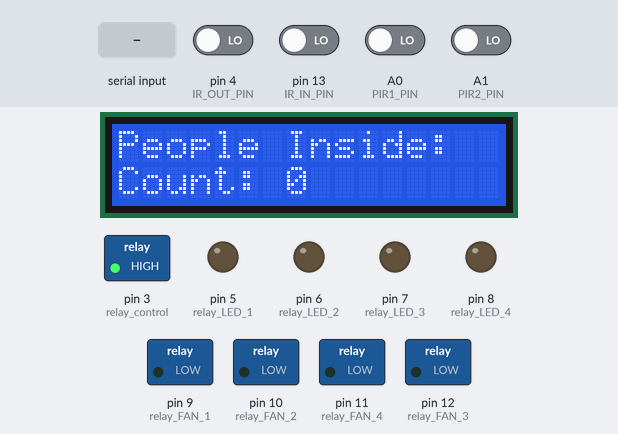
A sketch run on a simulated Arduino Uno, built with avr-gcc and run on an emulated ATmega328P. Parts: 16×2 character LCD, switched loads named in the sketch (green lamp = pin HIGH), output pins drawn as LEDs (lit = HIGH). Inputs (shaded band) come from the test bench; at power-on: A0 (PIR1_PIN), A1 (PIR2_PIN), pin 4 (IR_OUT_PIN), pin 13 (IR_IN_PIN) LOW. What the sketch prints to the serial monitor is not drawn.

Above: at 3.2 s.
3.3 s: pin 13 (IR_IN_PIN) driven HIGH
At 4.2 s:
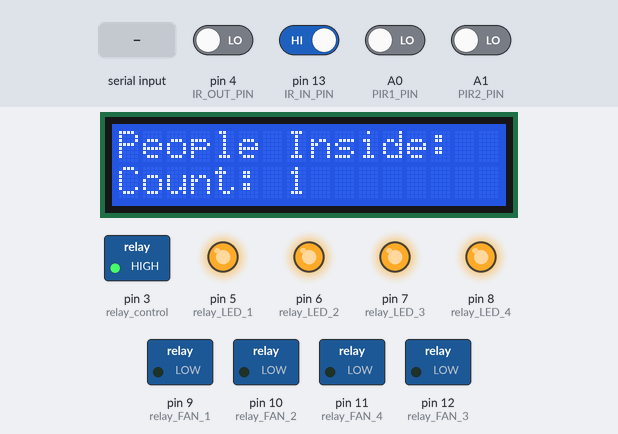
4.8 s: "a" received over Serial
At 5.5 s:
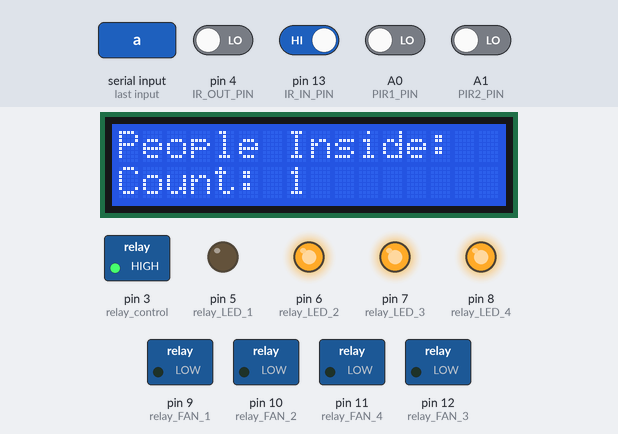
6.3 s: byte 100 (100) received over Serial
At 6.7 s:
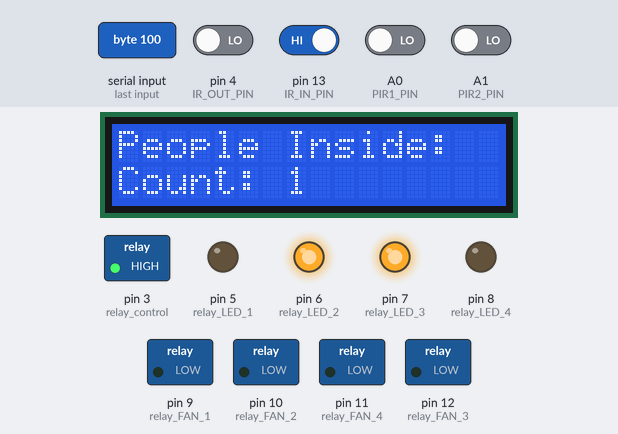
7.8 s: byte 69 (69) received over Serial
At 8.3 s:
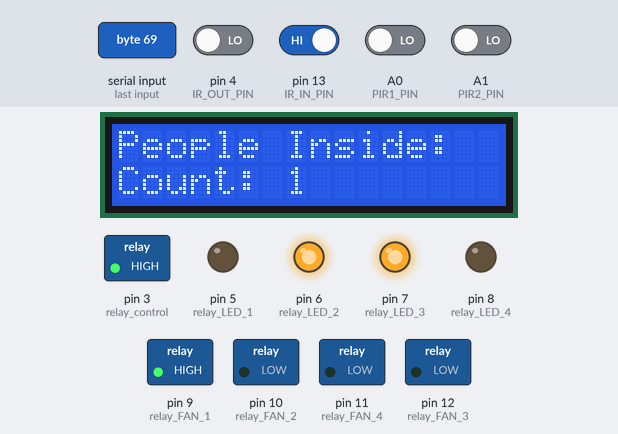
9.3 s: byte 68 (68) received over Serial
At 9.7 s:
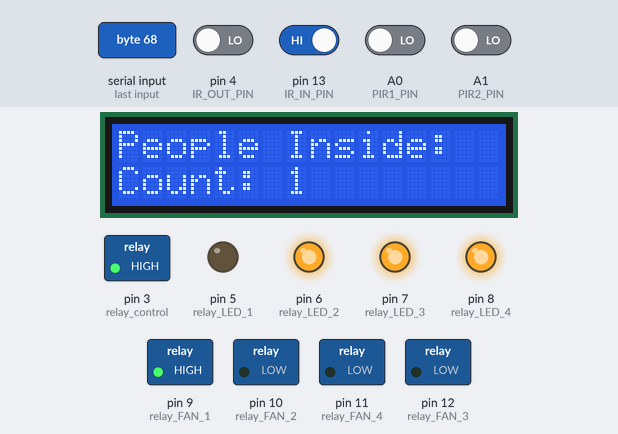
10.8 s: byte 70 (70) received over Serial
At 11.7 s:
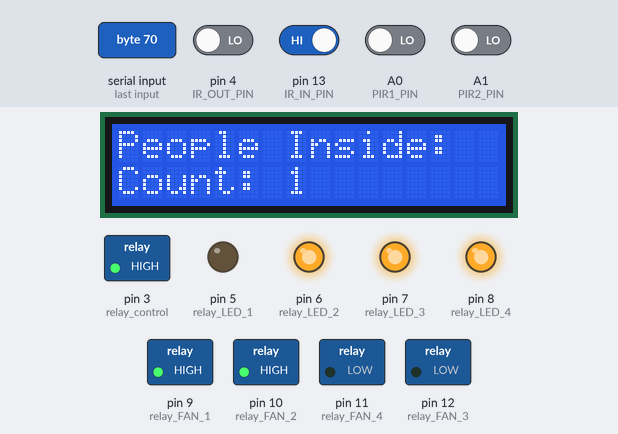
Timing chart, 0 to 19.9 s (numbered marks = the images above; inputs shaded):
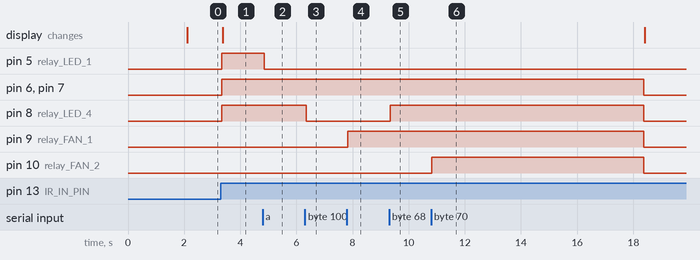

Measured:
- after the input at 3.3 s, pin 5 (relay_LED_1), pin 6 (relay_LED_2), pin 7 (relay_LED_3), pin 8 (relay_LED_4): LOW → HIGH at once; the display: changes after 0.07 s (image 1)
- after the input at 4.8 s, pin 5 (relay_LED_1): HIGH → LOW after 0.05 s
- after the input at 6.3 s, pin 8 (relay_LED_4): HIGH → LOW after 0.05 s
- after the input at 7.8 s, pin 9 (relay_FAN_1): LOW → HIGH at once
- after the input at 9.3 s, pin 8 (relay_LED_4): LOW → HIGH at once
- after the input at 10.8 s, pin 10 (relay_FAN_2): LOW → HIGH at once, → LOW 7.6 s later

The sketch:

Classroom_energy_saving.ino
```cpp
#include <Wire.h>
#include <LiquidCrystal_I2C.h>

LiquidCrystal_I2C lcd(0x27, 16, 2);

// Timing constants
const unsigned long emptyDelay = 15000;        // 15 seconds
const unsigned long relayDuration = 30000;      // 60 seconds
const int DETECTION_DELAY = 300;                // Debounce delay

// Pin definitions
const int IR_IN_PIN = 13;    // Entrance sensor
const int IR_OUT_PIN = 4;     // Exit sensor
const int PIR1_PIN = A0;      // First PIR sensor
const int PIR2_PIN = A1;      // Second PIR sensor

// Relay pins
const int relay_LED_1 = 5;
const int relay_LED_2 = 6;
const int relay_LED_3 = 7;
const int relay_LED_4 = 8;
const int relay_FAN_1 = 9;
const int relay_FAN_2 = 10;
const int relay_FAN_3 = 12;
const int relay_FAN_4 = 11;
const int relay_control = 3;  // Switch 9 relay

// State variables
int peopleCount = 0;
bool irInState = false;
bool irOutState = false;
bool irInPrevious = false;
bool irOutPrevious = false;
unsigned long lastDetectionTime = 0;

// PIR states
bool pir1State = false;
bool pir2State = false;
bool motionDetected = false;
unsigned long lastMotionTime = 0;

// Timer variables
unsigned long roomEmptyTimer = 0;
bool emptyTimerRunning = false;

// Relay timer variables
unsigned long fan1StartTime = 0;
unsigned long fan3StartTime = 0;
bool fan1Active = false;
bool fan3Active = false;
bool pirFanControl = true;     // For fan3 PIR control

// Bluetooth command variables
int data = 0;

// LED states (true = ON, false = OFF)
bool led1State = true;
bool led2State = true;
bool led3State = true;
bool led4State = true;

void setup() {
  Serial.begin(9600);

  // Initialize pins
  pinMode(IR_IN_PIN, INPUT);
  pinMode(IR_OUT_PIN, INPUT);
  pinMode(PIR1_PIN, INPUT);
  pinMode(PIR2_PIN, INPUT);

  // Initialize relay pins
  pinMode(relay_LED_1, OUTPUT);
  pinMode(relay_LED_2, OUTPUT);
  pinMode(relay_LED_3, OUTPUT);
  pinMode(relay_LED_4, OUTPUT);
  pinMode(relay_FAN_1, OUTPUT);
  pinMode(relay_FAN_2, OUTPUT);
  pinMode(relay_FAN_3, OUTPUT);
  pinMode(relay_FAN_4, OUTPUT);
  pinMode(relay_control, OUTPUT);

  // Initialize LCD
  lcd.init();
  lcd.backlight();
  lcd.setCursor(0, 0);
  lcd.print("Smart Class");
  lcd.setCursor(0, 1);
  lcd.print("System Ready");
  delay(2000);
  lcd.clear();

  // Set all relays to OFF (assuming LOW = OFF)
  digitalWrite(relay_LED_1, LOW);
  digitalWrite(relay_LED_2, LOW);
  digitalWrite(relay_LED_3, LOW);
  digitalWrite(relay_LED_4, LOW);
  digitalWrite(relay_FAN_1, LOW);
  digitalWrite(relay_FAN_2, LOW);
  digitalWrite(relay_FAN_3, LOW);
  digitalWrite(relay_FAN_4, LOW);
  digitalWrite(relay_control, HIGH);  // Control relay starts ON
}

void loop() {
  // Read all sensors
  readSensors();

  // Handle Bluetooth commands
  handleBluetoothCommands();

  // Update people count based on IR sensors
  updatePeopleCount();

  // Update motion detection
  updateMotionDetection();
   Serial.print("Data: ");
  Serial.print(data);
  Serial.print("  PIR1: ");
  Serial.print(pir1State);
  Serial.print("  PIR2: ");
  Serial.println(pir2State);

  // Control room based on occupancy
  if (peopleCount > 0) {
    handleOccupiedRoom();
  } else {
    handleEmptyRoom();
  }

  // Update LCD display
  updateLCD();

  // Update previous states
  irInPrevious = irInState;
  irOutPrevious = irOutState;
}

void readSensors() {
  irInState = digitalRead(IR_IN_PIN);
  irOutState = digitalRead(IR_OUT_PIN);
  pir1State = digitalRead(PIR1_PIN);  // Fixed: using digitalRead on analog pins is okay
  pir2State = digitalRead(PIR2_PIN);
}

void handleBluetoothCommands() {
  while (Serial.available() > 0) {
    data = Serial.read();

    // LED controls (A-D for ON, a-d for OFF)
    if (data == 65) led1State = true;   // 'A' - LED1 ON
    if (data == 97) led1State = false;   // 'a' - LED1 OFF

    if (data == 66) led2State = true;   // 'B' - LED2 ON
    if (data == 98) led2State = false;   // 'b' - LED2 OFF

    if (data == 67) led3State = true;   // 'C' - LED3 ON
    if (data == 99) led3State = false;   // 'c' - LED3 OFF

    if (data == 68) led4State = true;   // 'D' - LED4 ON
    if (data == 100) led4State = false;  // 'd' - LED4 OFF

    // Fan controls (E-H for ON, e-h for OFF)
    if (data == 69) {  // 'E' - Fan1 ON
      digitalWrite(relay_FAN_1, HIGH);
      fan1Active = true;
      fan1StartTime = millis();
    }
    if (data == 101) { // 'e' - Fan1 OFF
      digitalWrite(relay_FAN_1, LOW);
      fan1Active = false;
    }

    if (data == 70) {  // 'F' - Fan2 ON
      digitalWrite(relay_FAN_2, HIGH);
    }
    if (data == 102) { // 'f' - Fan2 OFF
      digitalWrite(relay_FAN_2, LOW);
    }

    if (data == 71) {  // 'G' - Fan3 ON
      digitalWrite(relay_FAN_3, HIGH);
      fan3Active = true;
      fan3StartTime = millis();
      pirFanControl = true;  // Re-enable PIR control
    }
    if (data == 103) { // 'g' - Fan3 OFF
      digitalWrite(relay_FAN_3, LOW);
      fan3Active = false;
      pirFanControl = false; // Disable PIR control when manually turned off
    }

    if (data == 72) {  // 'H' - Fan4 ON
      digitalWrite(relay_FAN_4, HIGH);
    }
    if (data == 104) { // 'h' - Fan4 OFF
      digitalWrite(relay_FAN_4, LOW);
    }

    // Control relay (Switch 9)
    if (data == 73) {  // 'I' - Control relay ON
      digitalWrite(relay_control, HIGH);
    }
    if (data == 105) { // 'i' - Control relay OFF
      digitalWrite(relay_control, LOW);
    }

    // Debug output
    Serial.print("Command: ");
    Serial.println(data);
  }
}

void updatePeopleCount() {
  // Person exited
  if (irOutState == HIGH && irOutPrevious == LOW) {
    if (millis() - lastDetectionTime > DETECTION_DELAY) {
      if (peopleCount > 0) {
        peopleCount--;
      }
      lastDetectionTime = millis();
      Serial.print("Person EXITED - Count: ");
      Serial.println(peopleCount);
    }
  }

  // Person entered
  if (irInState == HIGH && irInPrevious == LOW) {
    if (millis() - lastDetectionTime > DETECTION_DELAY) {
      peopleCount++;
      lastDetectionTime = millis();
      Serial.print("Person ENTERED - Count: ");
      Serial.println(peopleCount);
    }
  }
}

void updateMotionDetection() {
  // Check for motion from either PIR sensor
  if (pir1State == HIGH || pir2State == HIGH) {
    motionDetected = true;
    lastMotionTime = millis();
    emptyTimerRunning = false;  // Cancel empty room timer
  } else {
    // No motion currently, check if enough time has passed
    if (millis() - lastMotionTime > 1000) {  // 1 second debounce
      motionDetected = false;
    }
  }
}

void handleOccupiedRoom() {
  // Turn on LEDs (unless manually turned off)
  digitalWrite(relay_LED_1, led1State ? HIGH : LOW);
  digitalWrite(relay_LED_2, led2State ? HIGH : LOW);
  digitalWrite(relay_LED_3, led3State ? HIGH : LOW);
  digitalWrite(relay_LED_4, led4State ? HIGH : LOW);

  // Handle PIR-controlled fans
  handlePIRFans();

  // Handle automatic fan timers
  handleFanTimers();

  // Check for room empty condition
  if (!motionDetected) {
    if (!emptyTimerRunning) {
      roomEmptyTimer = millis();
      emptyTimerRunning = true;
    }

    // If no motion for emptyDelay, reset room
    if (emptyTimerRunning && (millis() - roomEmptyTimer > emptyDelay)) {
      resetRoom();
    }
  }
}

void handlePIRFans() {
  // Fan 3 controlled by PIR1
  if (pir1State == HIGH && pirFanControl && peopleCount > 0) {
    digitalWrite(relay_FAN_3, HIGH);
    fan3Active = true;
    fan3StartTime = millis();
  }

  // Fan 1 controlled by PIR2
  if (pir2State == HIGH && peopleCount > 0) {
    digitalWrite(relay_FAN_1, HIGH);
    fan1Active = true;
    fan1StartTime = millis();
  }
}

void handleFanTimers() {
  // Check Fan 1 timer
  if (fan1Active && (millis() - fan1StartTime >= relayDuration)) {
    digitalWrite(relay_FAN_1, LOW);
    fan1Active = false;
    Serial.println("Fan 1 auto OFF");
  }

  // Check Fan 3 timer
  if (fan3Active && (millis() - fan3StartTime >= relayDuration)) {
    digitalWrite(relay_FAN_3, LOW);
    fan3Active = false;
    Serial.println("Fan 3 auto OFF");
  }
}

void handleEmptyRoom() {
  // Turn everything OFF
  digitalWrite(relay_LED_1, LOW);
  digitalWrite(relay_LED_2, LOW);
  digitalWrite(relay_LED_3, LOW);
  digitalWrite(relay_LED_4, LOW);
  digitalWrite(relay_FAN_1, LOW);
  digitalWrite(relay_FAN_2, LOW);
  digitalWrite(relay_FAN_3, LOW);
  digitalWrite(relay_FAN_4, LOW);

  // Reset states
  fan1Active = false;
  fan3Active = false;
  emptyTimerRunning = false;

  // Keep control relay on if needed
  digitalWrite(relay_control, HIGH);
}

void resetRoom() {
  Serial.println("Room empty - Resetting system");
  peopleCount = 0;

  digitalWrite(relay_LED_1, LOW);
  digitalWrite(relay_LED_2, LOW);
  digitalWrite(relay_LED_3, LOW);
  digitalWrite(relay_LED_4, LOW);
  digitalWrite(relay_FAN_1, LOW);
  digitalWrite(relay_FAN_2, LOW);
  digitalWrite(relay_FAN_3, LOW);
  digitalWrite(relay_FAN_4, LOW);

  fan1Active = false;
  fan3Active = false;
  emptyTimerRunning = false;
}

void updateLCD() {
  lcd.setCursor(0, 0);
  lcd.print("People Inside:  ");

  lcd.setCursor(0, 1);
  lcd.print("Count: ");
  lcd.print(peopleCount);
  lcd.print("   ");  // Clear any leftover digits
}
```
